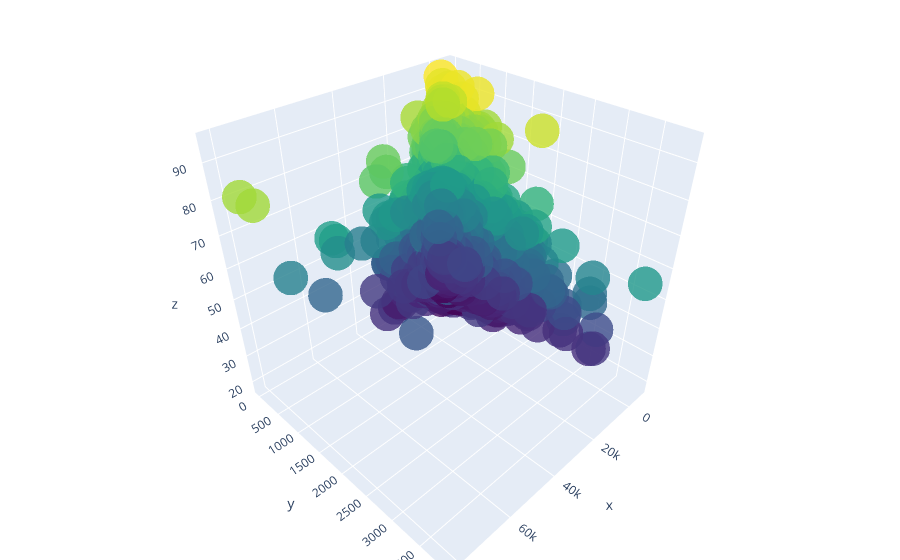

Notebook code cell kept with this figure:
### Code cell
#Checking the relation between balance, duration and age
x = df["balance"]
y = df["duration"]
z = df["age"]

trace = go.Scatter3d(
    x = x, 
    y = y, 
    z = z,
    mode = "markers", 
    marker=dict(
        size = 12, 
        color = z, 
        colorscale = "Viridis", 
        opacity = 0.8))
data = [trace]
layout = go.Layout(
    margin=dict(
        l = 0, 
        r = 0, 
        b = 0, 
        t = 0))

fig = go.Figure(data=data, layout=layout)
iplot(fig, filename="Relation between 3 variables")

### Figure 1 — Plotly figure (JSON) as saved in the notebook; plotly's stock layout.template omitted (floating-point values rounded to 4 significant figures; data arrays with more than 128 entries replaced by an {"elided": "..."} marker saying what was removed)
{"data": [{"marker": {"color": {"elided": "11162 int values"}, "colorscale": [[0, "#440154"], [0.1111, "#482878"], [0.2222, "#3e4989"], [0.3333, "#31688e"], [0.4444, "#26828e"], [0.5556, "#1f9e89"], [0.6667, "#35b779"], [0.7778, "#6ece58"], [0.8889, "#b5de2b"], [1, "#fde725"]], "opacity": 0.8, "size": 12}, "mode": "markers", "type": "scatter3d", "x": {"elided": "11162 int values"}, "y": {"elided": "11162 int values"}, "z": {"elided": "11162 int values"}}], "layout": {"margin": {"b": 0, "l": 0, "r": 0, "t": 0}}}
